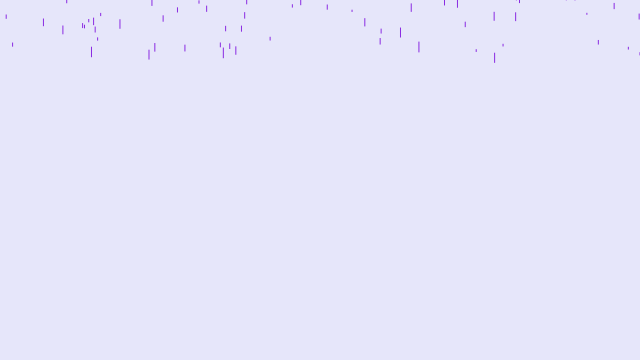
Frame 1 (no input)
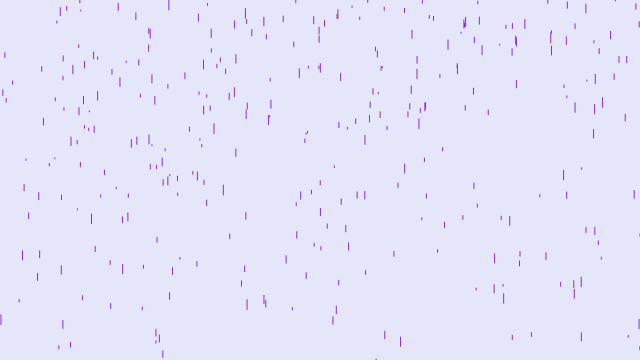
Frame 60 (no input)
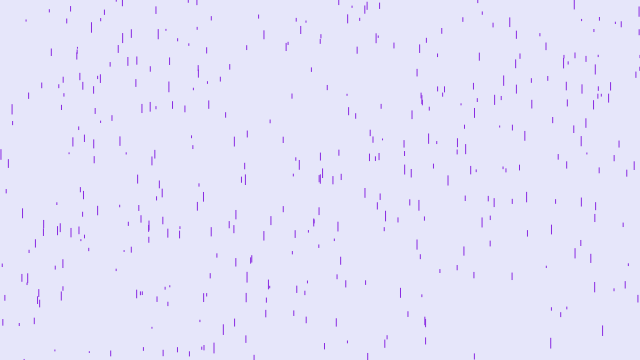
Frame 120 (the mouse pressed at the canvas centre since frame 60)

The p5.js sketch that drew these frames (run headless with seeded random() and noise() and a simulated clock; from frame 60 on, the mouse is pressed at the canvas centre):

// p5.js sketch
// ── sketch.js
// Purple Rain
// (138, 43, 226)
// (230, 230, 250) // background

var drops = [];

function setup() {
  createCanvas(640, 360);
  for( var i=0; i < 500; i++ ) {
    drops[i] = new Drop();
  }
}

function draw() {
  background(230, 230, 250);
  for( var i=0; i < 500; i++ ) {
    drops[i].fall();
    drops[i].show();
  }
}

// ── drop.js
function Drop() {

  this.x = random( width );
  this.y = random( -500, 50 );
  this.ySpeed = random(0, 10);
  this.len = random(1, 10);

  this.fall = function() {
    this.y = this.y + this.ySpeed;

    if ( this.y > height) {
      this.y = 0;
    }

  };

  this.show = function() {
    stroke(138, 43, 226);
    line( this.x, this.y, this.x, this.y + this.len );
  };

}
